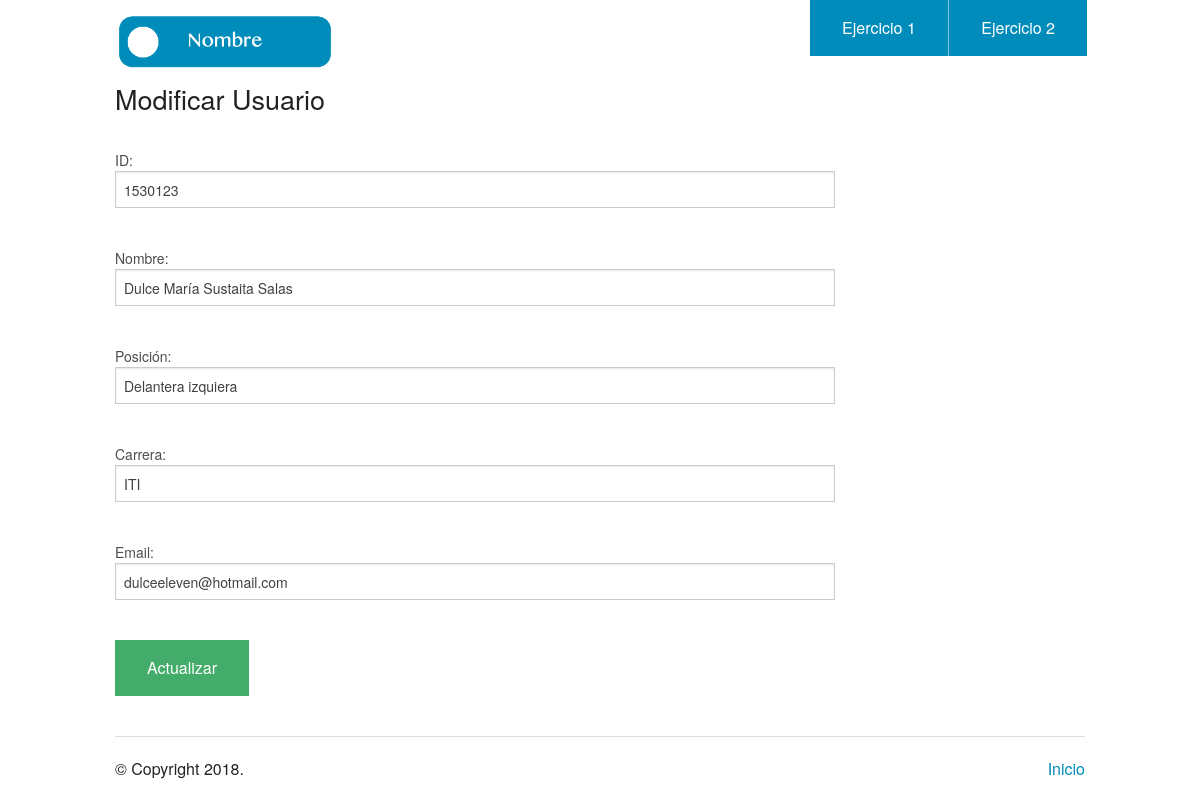
The app's page /update.php?id=1530123&t=1 with its own data.
### tables this page shows
CREATE TABLE IF NOT EXISTS `sport_team` (
  `id` varchar(128) NOT NULL,
  `nombre` varchar(128) NOT NULL,
  `posicion` varchar(128) NOT NULL,
  `carrera` varchar(128) NOT NULL,
  `email` varchar(128) NOT NULL,
  `id_type` int(11) NOT NULL,
  PRIMARY KEY (`id`)
);

### db/database2.php (called while the page is built, shortened)
<?php
	function getPDO(){
        $host = DB_HOST;
        $dbname = DB_DATABASE;
        $dbOtp = array(PDO::MYSQL_ATTR_INIT_COMMAND => "SET NAMES 'utf8'");
        $pdoObj = new PDO("mysql:host={$host};dbname={$dbname};port=3307", DB_USER, DB_PASSWORD, $dbOtp);
        return $pdoObj;
    }
	function search($id){
		$db = getPDO();
		$stmt = $db->prepare("SELECT * FROM sport_team where id=:id");
		$stmt->bindParam(':id', $id);
		$stmt->execute();
		if($r = $stmt->fetch(PDO::FETCH_ASSOC))
			return $r;
		return [];
	}
?>

### update.php (the view, shortened to what this page needs)
<?php
include_once('db/database2.php');
$id = isset( $_GET['id'] ) ? $_GET['id'] : '';
$r = search($id);
$t = $_GET['t'];
?>
<!doctype html>
<html class="no-js" lang="en">
  <head>
    <link rel="stylesheet" href="./css/foundation.css" />
  </head>
  <body>
    <?php require_once('header.php'); ?>
    <div class="row">
      <div class="large-9 columns">
        <h3>Modificar Usuario</h3>
        <br>
        <div class="section-container tabs" data-section>
          <section class="section">
            <div class="content" data-slug="panel1">
                <form method="POST" action="update.php?id=<?php echo($id)?>&t=<?php echo($t) ?>">
                  <label for="id">ID:</label>
                  <input type="text" name="id" value="<?php echo($r['id'])?>"><br>
                  <label for="nombre">Nombre:</label>
                  <input type="text" name="nombre" value="<?php echo($r['nombre'])?>"><br>
                  <label for="posicion">Posición:</label>
                  <input type="text" name="posicion" value="<?php echo($r['posicion'])?>"><br>
                  <label for="carrera">Carrera:</label>
                  <input type="text" name="carrera" value="<?php echo($r['carrera'])?>"><br>
                  <label for="email">Email:</label>
                  <input type="email" name="email" value="<?php echo($r['email'])?>"><br>
                  <button type="submit" class="success">Actualizar</button>
                </form>
            </div>
          </section>
        </div>
      </div>
    </div>
    <?php require_once('footer.php'); ?>

### records on screen
sport_team: id "1530123", nombre "Dulce María Sustaita Salas", posicion "Delantera izquiera", carrera "ITI", email "dulceeleven@hotmail.com"

### other values on screen
$hoy->format('Y') "2018"
